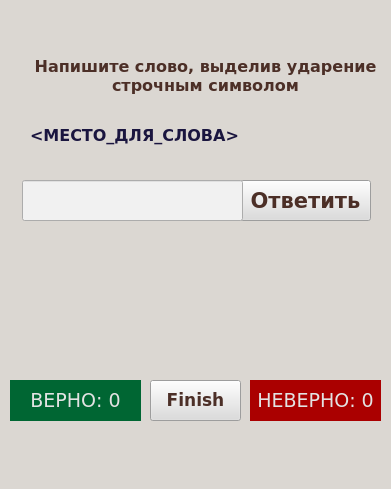
<?xml version="1.0" encoding="UTF-8"?>
<ui version="4.0">
 <class>MainWindow</class>
 <widget class="QMainWindow" name="MainWindow">
  <property name="geometry">
   <rect>
    <x>0</x>
    <y>0</y>
    <width>391</width>
    <height>489</height>
   </rect>
  </property>
  <property name="windowTitle">
   <string>Тренажер</string>
  </property>
  <property name="styleSheet">
   <string notr="true">background-color: rgb(219, 215, 210);</string>
  </property>
  <widget class="QWidget" name="centralwidget">
   <widget class="QLabel" name="true_counter">
    <property name="geometry">
     <rect>
      <x>10</x>
      <y>380</y>
      <width>131</width>
      <height>41</height>
     </rect>
    </property>
    <property name="font">
     <font>
      <family>Verdana</family>
      <pointsize>14</pointsize>
     </font>
    </property>
    <property name="styleSheet">
     <string notr="true">background-color: rgb(0, 102, 51);
color: rgb(227, 227, 227);</string>
    </property>
    <property name="text">
     <string>ВЕРНО: 0</string>
    </property>
    <property name="scaledContents">
     <bool>false</bool>
    </property>
    <property name="alignment">
     <set>Qt::AlignCenter</set>
    </property>
   </widget>
   <widget class="QLabel" name="false_counter">
    <property name="geometry">
     <rect>
      <x>250</x>
      <y>380</y>
      <width>131</width>
      <height>41</height>
     </rect>
    </property>
    <property name="font">
     <font>
      <family>Verdana</family>
      <pointsize>14</pointsize>
     </font>
    </property>
    <property name="styleSheet">
     <string notr="true">background-color: rgb(170, 0, 0);
color: rgb(227, 227, 227);</string>
    </property>
    <property name="text">
     <string>НЕВЕРНО: 0</string>
    </property>
    <property name="scaledContents">
     <bool>false</bool>
    </property>
    <property name="alignment">
     <set>Qt::AlignCenter</set>
    </property>
   </widget>
   <widget class="QPushButton" name="answer_btn">
    <property name="geometry">
     <rect>
      <x>240</x>
      <y>180</y>
      <width>131</width>
      <height>41</height>
     </rect>
    </property>
    <property name="font">
     <font>
      <family>Verdana</family>
      <pointsize>16</pointsize>
      <weight>75</weight>
      <bold>true</bold>
      <strikeout>false</strikeout>
     </font>
    </property>
    <property name="styleSheet">
     <string notr="true">color: rgb(76, 47, 39);
background-color: rgb(220, 220, 220);</string>
    </property>
    <property name="text">
     <string>Ответить</string>
    </property>
   </widget>
   <widget class="QLabel" name="instr_lbl">
    <property name="geometry">
     <rect>
      <x>30</x>
      <y>50</y>
      <width>351</width>
      <height>51</height>
     </rect>
    </property>
    <property name="font">
     <font>
      <family>Verdana</family>
      <pointsize>12</pointsize>
      <weight>75</weight>
      <bold>true</bold>
     </font>
    </property>
    <property name="styleSheet">
     <string notr="true">color: rgb(76, 47, 39);</string>
    </property>
    <property name="text">
     <string>Напишите слово, выделив ударение строчным символом</string>
    </property>
    <property name="scaledContents">
     <bool>false</bool>
    </property>
    <property name="alignment">
     <set>Qt::AlignCenter</set>
    </property>
    <property name="wordWrap">
     <bool>true</bool>
    </property>
   </widget>
   <widget class="QLabel" name="question_lbl">
    <property name="geometry">
     <rect>
      <x>30</x>
      <y>120</y>
      <width>351</width>
      <height>31</height>
     </rect>
    </property>
    <property name="font">
     <font>
      <family>Verdana</family>
      <pointsize>12</pointsize>
      <weight>75</weight>
      <bold>true</bold>
     </font>
    </property>
    <property name="styleSheet">
     <string notr="true">color: rgb(26, 21, 63);</string>
    </property>
    <property name="text">
     <string>&lt;МЕСТО_ДЛЯ_СЛОВА&gt;</string>
    </property>
   </widget>
   <widget class="QPushButton" name="finish_btn">
    <property name="geometry">
     <rect>
      <x>150</x>
      <y>380</y>
      <width>91</width>
      <height>41</height>
     </rect>
    </property>
    <property name="font">
     <font>
      <family>Verdana</family>
      <pointsize>13</pointsize>
      <weight>75</weight>
      <bold>true</bold>
     </font>
    </property>
    <property name="styleSheet">
     <string notr="true">color: rgb(76, 47, 39);
background-color: rgb(220, 220, 220);</string>
    </property>
    <property name="text">
     <string>Finish</string>
    </property>
   </widget>
   <widget class="QLabel" name="error_lbl">
    <property name="geometry">
     <rect>
      <x>30</x>
      <y>250</y>
      <width>351</width>
      <height>31</height>
     </rect>
    </property>
    <property name="font">
     <font>
      <family>Verdana</family>
      <pointsize>12</pointsize>
      <weight>75</weight>
      <bold>true</bold>
     </font>
    </property>
    <property name="cursor">
     <cursorShape>ArrowCursor</cursorShape>
    </property>
    <property name="styleSheet">
     <string notr="true">color: rgb(112, 35, 45);</string>
    </property>
    <property name="text">
     <string/>
    </property>
   </widget>
   <widget class="QLineEdit" name="answer_field">
    <property name="geometry">
     <rect>
      <x>22</x>
      <y>180</y>
      <width>221</width>
      <height>41</height>
     </rect>
    </property>
    <property name="font">
     <font>
      <family>Calibri</family>
      <pointsize>15</pointsize>
     </font>
    </property>
    <property name="styleSheet">
     <string notr="true">background-color: rgb(241, 241, 241);</string>
    </property>
   </widget>
  </widget>
  <widget class="QMenuBar" name="menubar">
   <property name="geometry">
    <rect>
     <x>0</x>
     <y>0</y>
     <width>391</width>
     <height>21</height>
    </rect>
   </property>
  </widget>
  <widget class="QStatusBar" name="statusbar"/>
 </widget>
 <resources/>
 <connections/>
</ui>
